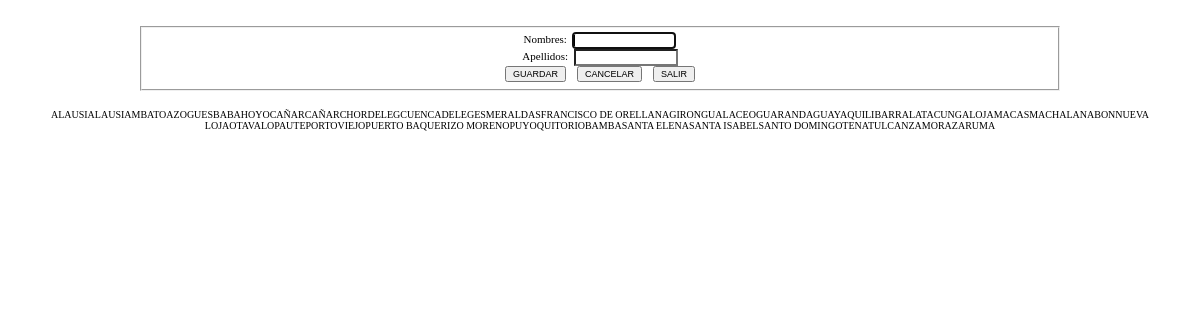
Screenshot of /data/manuser.php with the database file from the repository.
### tables this page shows
CREATE TABLE `mat_lugar` (
  `idmat_lugar` int(11) NOT NULL,
  `mat_lugar` varchar(45) DEFAULT NULL
);

### class/lugar.php (the view, shortened to what this page needs)
<?php
class Lugar{
    public $objconec;
function conec_base(){
    $this->objconec = mysqli_connect('localhost', $_SESSION['user'], $_SESSION['pass'], 'cove_veh');
    return $this->objconec;
}
function listar_lugar(){
    $conn = $this->objconec;
    $query = "SELECT * from mat_lugar order by mat_lugar";
    $reslugar = mysqli_query($conn, $query);
    while($dato =  mysqli_fetch_array($reslugar, MYSQLI_BOTH)){
        echo "<tr>";
        echo "<td>".$dato['mat_lugar']. "</td>";
        echo "</tr>";
    }
}
}

### data/manuser.php (shortened to what this page needs)
<!DOCTYPE html>
<html>
    <head>
        <link rel="stylesheet" type="text/css" href="../style/style.css" />
        <link rel="stylesheet" type="text/css" href="../style/style.css" />
    </head>
    <body>
    <center>
        <br>
        <fieldset>
            <form action="inicio.php" method="POST">
                Nombres: &nbsp;<input type="text" name="nom_user" style="text-transform:uppercase;" onkeyup="this.value=this.value.toUpperCase();" autofocus="">
                <br>
                Apellidos: &nbsp;<input type="text" name="ape_user" style="text-transform:uppercase;" onkeyup="this.value=this.value.toUpperCase();">
                <br>
                <input type="submit" name="inserta_lugar" value="GUARDAR">
                <input type="reset" value="CANCELAR">
                <input type="submit" name="salir_para" value="SALIR">
            </form>
        </fieldset>
        <br>
        <div id="lstveh">
        <?php
            include_once 'class/lugar.php';
            $objcon = new Lugar('*');
            $objcon->conec_base();
            $objcon->listar_lugar();
        ?>
        </div>
     </center>
    </body>
</html>

### style/style.css (style rules this page uses)
input[type="text"], [type="password"], [type="date"], [list] { border-style: inset; border-width: 2px; font-size: 10px; font-family: monospace; width: 100px; padding: 1px 0px 1px 0px; background-color: white; }
input[type="button"], [type="submit"], [type="reset"] { font-size: 9px; }
fieldset { width: 900px; font-size: 11px; display: block; // text-align: center; }
#lstveh { font-size: 10px; }

### rows the page displays
mat_lugar: mat_lugar "ALAUSI"
mat_lugar: mat_lugar "ALAUSI"
mat_lugar: mat_lugar "AMBATO"
mat_lugar: mat_lugar "AZOGUES"
mat_lugar: mat_lugar "BABAHOYO"
mat_lugar: mat_lugar "CAÑAR"
mat_lugar: mat_lugar "CAÑAR"
mat_lugar: mat_lugar "CHORDELEG"
mat_lugar: mat_lugar "CUENCA"
mat_lugar: mat_lugar "DELEG"
mat_lugar: mat_lugar "ESMERALDAS"
mat_lugar: mat_lugar "FRANCISCO DE ORELLANA"
mat_lugar: mat_lugar "GIRON"
mat_lugar: mat_lugar "GUALACEO"
mat_lugar: mat_lugar "GUARANDA"
mat_lugar: mat_lugar "GUAYAQUIL"
mat_lugar: mat_lugar "IBARRA"
mat_lugar: mat_lugar "LATACUNGA"
mat_lugar: mat_lugar "LOJA"
mat_lugar: mat_lugar "MACAS"
mat_lugar: mat_lugar "MACHALA"
mat_lugar: mat_lugar "NABON"
mat_lugar: mat_lugar "NUEVA LOJA"
mat_lugar: mat_lugar "OTAVALO"
mat_lugar: mat_lugar "PAUTE"
mat_lugar: mat_lugar "PORTOVIEJO"
mat_lugar: mat_lugar "PUERTO BAQUERIZO MORENO"
mat_lugar: mat_lugar "PUYO"
mat_lugar: mat_lugar "QUITO"
mat_lugar: mat_lugar "RIOBAMBA"
mat_lugar: mat_lugar "SANTA ELENA"
mat_lugar: mat_lugar "SANTA ISABEL"
mat_lugar: mat_lugar "SANTO DOMINGO"
mat_lugar: mat_lugar "TENA"
mat_lugar: mat_lugar "TULCAN"
mat_lugar: mat_lugar "ZAMORA"
mat_lugar: mat_lugar "ZARUMA"
